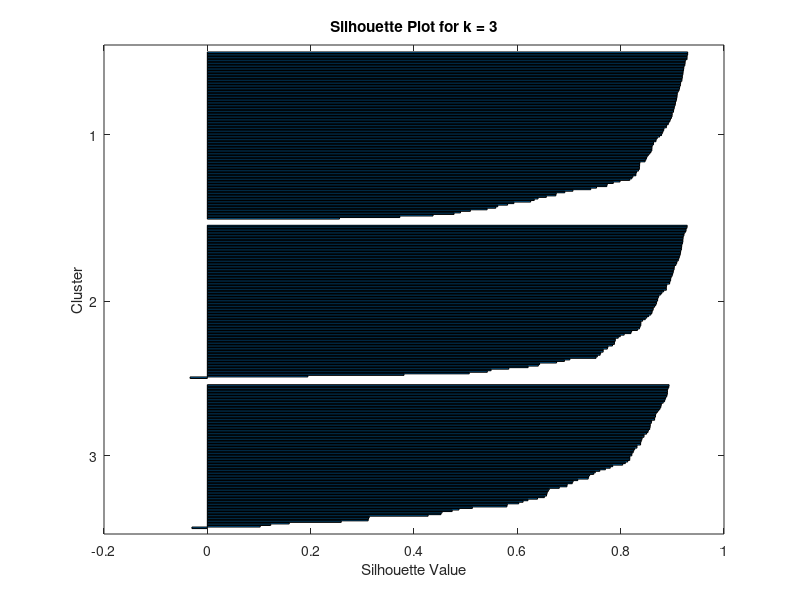
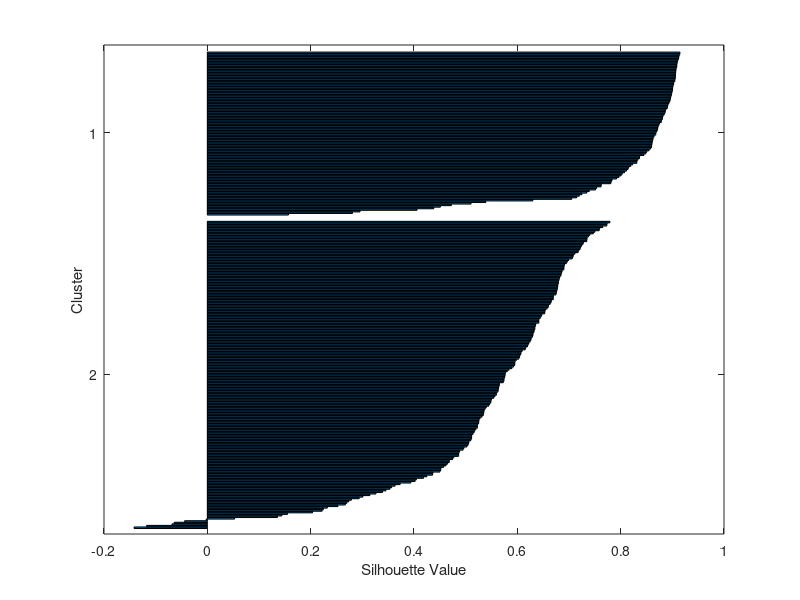
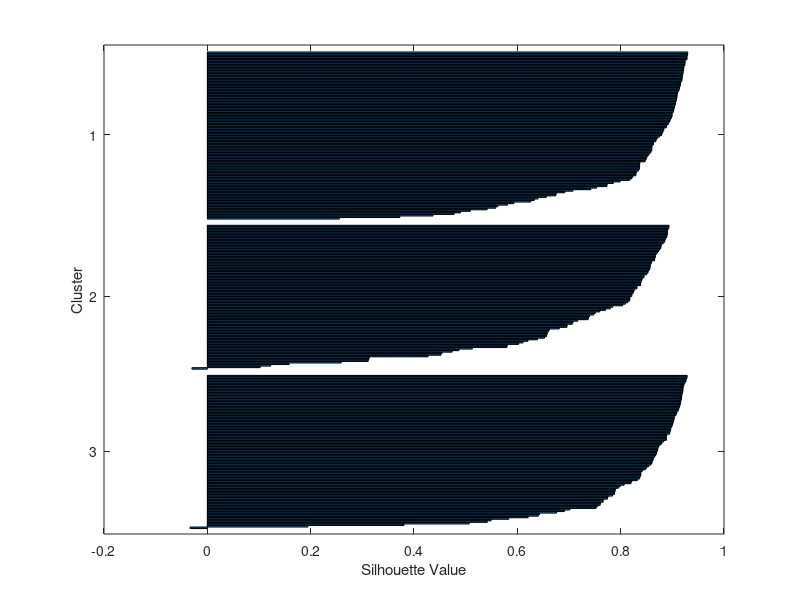
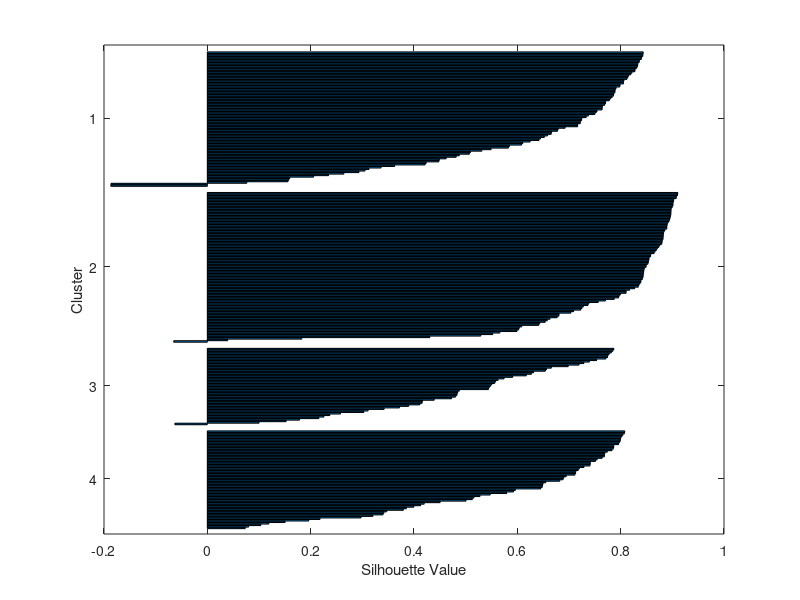

The MATLAB source for these figures, in order:
% example script from GPT
% Generate example data
rng(1); % for reproducibility
X = [randn(100,2)*0.75 + ones(100,2);
     randn(100,2)*0.5 - ones(100,2);
     randn(100,2)*0.6 + [2 -2]];

% Choose number of clusters
k = 3;

% Perform k-means clustering
[idx, C] = kmeans(X, k, 'Replicates', 10);

% Silhouette analysis
figure;
silhouette(X, idx);
title(sprintf('Silhouette Plot for k = %d', k));
xlabel('Silhouette Value');
ylabel('Cluster');


k_list = 2:6;
meanSilh = zeros(size(k_list));

for i = 1:length(k_list)
    k = k_list(i);
    idx = kmeans(X, k, 'Replicates', 10);
    s = silhouette(X, idx);
    meanSilh(i) = mean(s);
end

figure;
plot(k_list, meanSilh, '-o');
xlabel('Number of Clusters (k)');
ylabel('Mean Silhouette Value');
title('Silhouette Analysis for Different k');